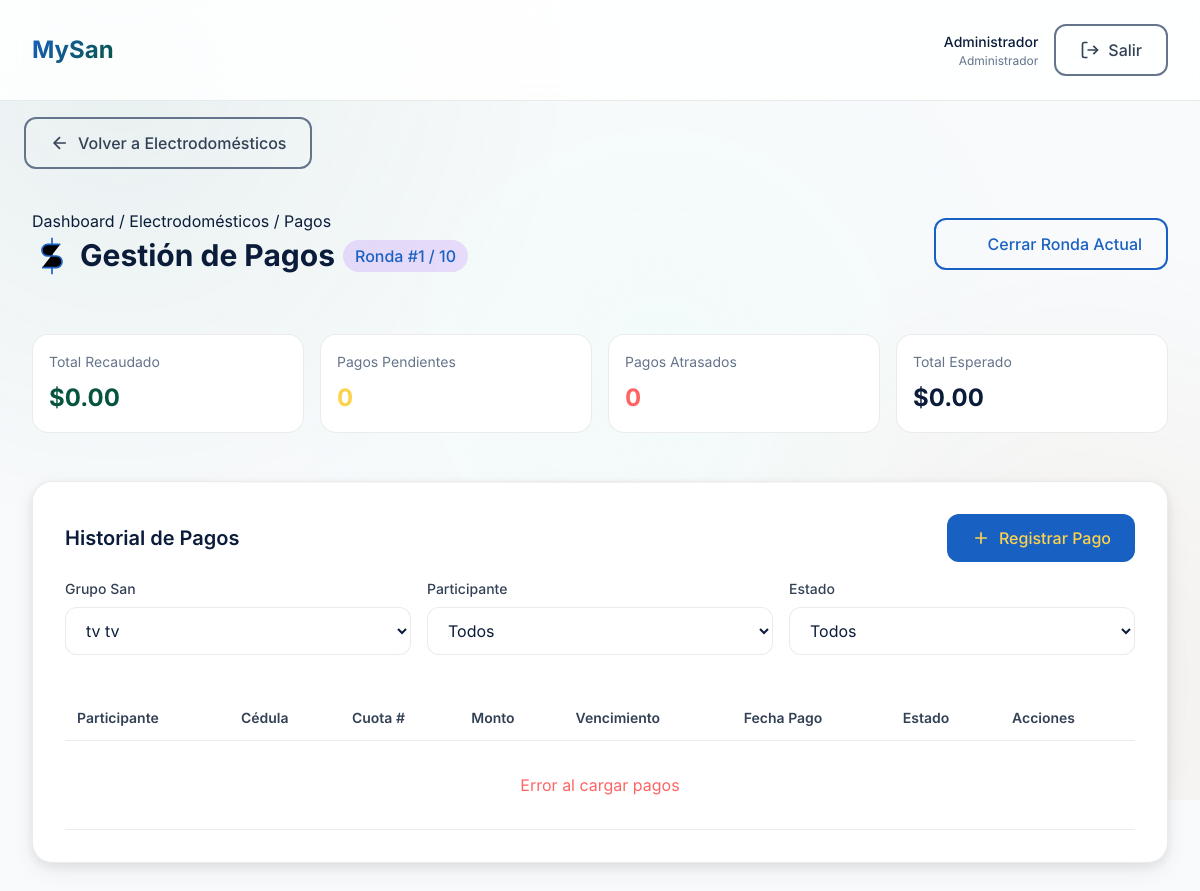
Page /modules/categoria/pagos.php?id=1&grupo_id=5 (signed in) on the earlier database version.
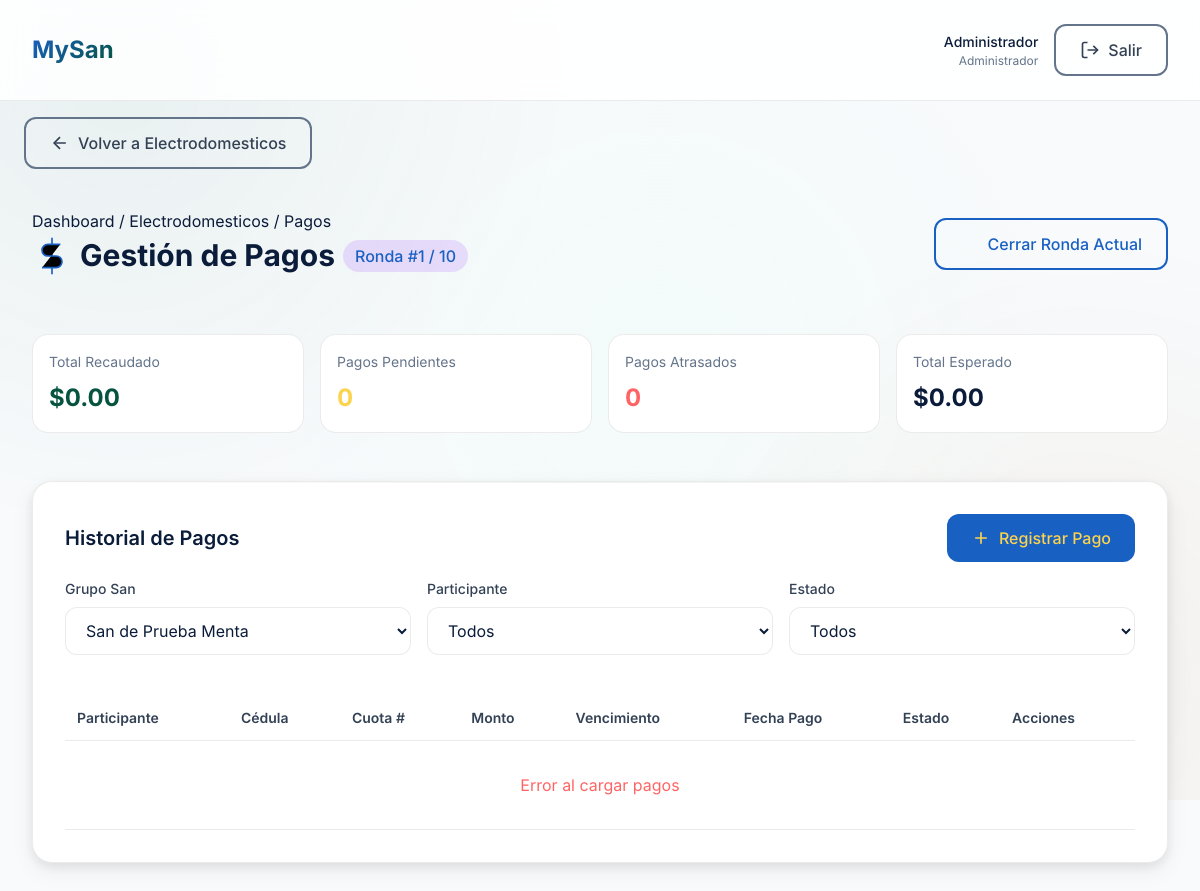
Same page on the later database version.
### tables this page shows
CREATE TABLE `categorias` (
  `id` int NOT NULL AUTO_INCREMENT,
  `nombre` varchar(50) NOT NULL,
  `descripcion` text,
  `color` varchar(20) DEFAULT NULL,
  PRIMARY KEY (`id`)
);

### modules/categoria/pagos.php (the view, shortened to what the changed rows need)
<?php
require_once '../../config/database.php';
$categoria_id = isset($_GET['id']) ? (int)$_GET['id'] : 0;
$stmt = $pdo->prepare("SELECT * FROM categorias WHERE id = ?");
$stmt->execute([$categoria_id]);
$categoria = $stmt->fetch();
$stmt = $pdo->prepare("
    SELECT gs.id, gs.nombre, gs.ronda_actual, gs.numero_cuotas
    FROM grupos_san gs
    JOIN productos p ON gs.producto_id = p.id
    WHERE p.categoria_id = ? AND gs.estado != 'finalizado'
    ORDER BY gs.nombre
");
$stmt->execute([$categoria_id]);
$grupos = $stmt->fetchAll();
$grupo_seleccionado = $_GET['grupo_id'] ?? $_GET['grupo'] ?? ($grupos[0]['id'] ?? null);
$grupo_actual_datos = null;
if ($grupo_seleccionado) {
    foreach($grupos as $g) {
        if ($g['id'] == $grupo_seleccionado) {
            $grupo_actual_datos = $g;
            break;
        }
    }
}
?>
<!DOCTYPE html>
<html lang="es">
<head>
    <link rel="stylesheet" href="../../assets/fonts/inter.css">
    <link rel="stylesheet" href="../../assets/css/reset.css">
    <link rel="stylesheet" href="../../assets/css/variables.css">
    <link rel="stylesheet" href="../../assets/css/bento-grid.css">
    <link rel="stylesheet" href="../../assets/css/main.css">
</head>
<body>
    <div class="main-content">
        <?php
        $headerBackUrl      = 'index.php?id=' . $categoria_id;
        $headerBackLabel    = 'Volver a ' . htmlspecialchars($categoria['nombre']);
        include '../../includes/header.php';
        ?>
        <div class="page-header" style="justify-content: space-between; align-items: center; display: flex;">
            <div>
                <div class="breadcrumb">
                    <a href="../../dashboard.php">Dashboard</a>
                    <span>/</span>
                    <a href="index.php?id=<?php echo $categoria_id; ?>"><?php echo htmlspecialchars($categoria['nombre']); ?></a>
                    <span>/</span>
                    <span>Pagos</span>
                </div>
                <h1 class="page-title" style="display: flex; align-items: center; gap: 8px;">
                    <svg class="icon-xl" style="stroke: var(--color-<?php echo htmlspecialchars($categoria['color']); ?>);">
                        <use href="#icon-dollar"></use>
                    </svg>
                    Gestión de Pagos
                    <?php if ($grupo_actual_datos): ?>
                        <span class="badge" style="background: rgba(175, 100, 255, 0.2); color: var(--color-violeta); font-size: var(--font-size-md);">
                            Ronda #<?php echo $grupo_actual_datos['ronda_actual']; ?> / <?php echo $grupo_actual_datos['numero_cuotas']; ?>
                        </span>
                    <?php endif; ?>
                </h1>
            </div>
        </div>
        <div class="bento-container">
            <div class="bento-12">
                <div class="bento-box">
                    <div class="bento-content">
                        <div class="filter-bar">
                            <div class="form-group" style="margin: 0; flex: 1; min-width: 200px;">
                                <label class="form-label">Grupo San</label>
                                <select id="grupoFilter" class="form-select" onchange="filterPagos()">
                                    <?php foreach ($grupos as $grupo): ?>
                                        <option value="<?php echo $grupo['id']; ?>" <?php echo $grupo['id'] == $grupo_seleccionado ? 'selected' : ''; ?>>
                                            <?php echo htmlspecialchars($grupo['nombre']); ?>
                                        </option>
                                    <?php endforeach; ?>
                                </select>
                            </div>
                        </div>
                        <div style="overflow-x: auto;">
                            <table class="payment-table">
                                <thead>
                                    <tr>
                                        <th>Participante</th>
                                        <th>Cédula</th>
                                        <th>Cuota #</th>
                                        <th>Monto</th>
                                        <th>Vencimiento</th>
                                        <th>Fecha Pago</th>
                                        <th>Estado</th>
                                        <th>Acciones</th>
                                    </tr>
                                </thead>
                            </table>
                        </div>
                    </div>
                </div>
            </div>
        </div>
    </div>
</body>
</html>

### includes/header.php (shortened to what the changed rows need)
<?php
$headerBackUrl          = $headerBackUrl ?? null;
$headerBackLabel        = $headerBackLabel ?? 'Volver';
?>
<?php if ($headerBackUrl): ?>
<div style="padding: var(--space-4) var(--space-6);">
    <a href="<?php echo $headerBackUrl; ?>" class="btn btn-outline">
        <svg class="icon"><use href="#icon-arrow-left"></use></svg>
        <?php echo htmlspecialchars($headerBackLabel); ?>
    </a>
</div>
<?php endif; ?>

Differences in the rows shown:
changed categorias: nombre "Electrodomésticos" → "Electrodomesticos"
Other differences:
$headerBackLabel: "Volver a Electrodomésticos" → "Volver a Electrodomesticos"
form field value: "tv tv" → "San de Prueba Menta"
